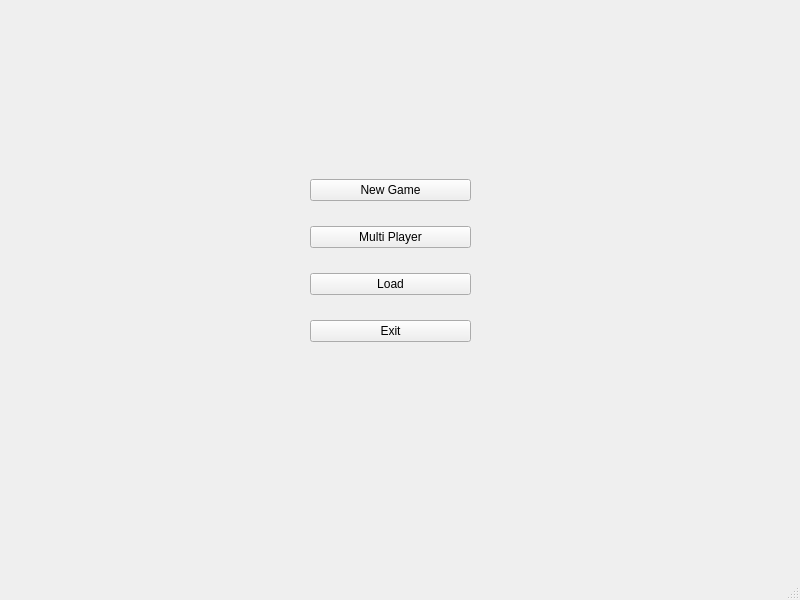
<?xml version="1.0" encoding="UTF-8"?>
<ui version="4.0">
 <class>MainWindow</class>
 <widget class="QMainWindow" name="MainWindow">
  <property name="geometry">
   <rect>
    <x>0</x>
    <y>0</y>
    <width>800</width>
    <height>600</height>
   </rect>
  </property>
  <property name="windowTitle">
   <string>MainWindow</string>
  </property>
  <widget class="QWidget" name="centralwidget">
   <widget class="QWidget" name="verticalLayoutWidget">
    <property name="geometry">
     <rect>
      <x>310</x>
      <y>160</y>
      <width>161</width>
      <height>201</height>
     </rect>
    </property>
    <layout class="QVBoxLayout" name="verticalLayout">
     <item>
      <widget class="QPushButton" name="NewGameButton">
       <property name="toolTip">
        <string>&lt;html&gt;&lt;head/&gt;&lt;body&gt;&lt;p&gt;Start new offline game with computer&lt;/p&gt;&lt;/body&gt;&lt;/html&gt;</string>
       </property>
       <property name="text">
        <string>New Game</string>
       </property>
       <property name="autoDefault">
        <bool>false</bool>
       </property>
      </widget>
     </item>
     <item>
      <widget class="QPushButton" name="MultiButton">
       <property name="text">
        <string>Multi Player</string>
       </property>
      </widget>
     </item>
     <item>
      <widget class="QPushButton" name="LoadButton">
       <property name="text">
        <string>Load</string>
       </property>
      </widget>
     </item>
     <item>
      <widget class="QPushButton" name="ExitButton">
       <property name="text">
        <string>Exit</string>
       </property>
      </widget>
     </item>
    </layout>
   </widget>
  </widget>
  <widget class="QMenuBar" name="menubar">
   <property name="geometry">
    <rect>
     <x>0</x>
     <y>0</y>
     <width>800</width>
     <height>21</height>
    </rect>
   </property>
  </widget>
  <widget class="QStatusBar" name="statusbar"/>
 </widget>
 <resources/>
 <connections/>
</ui>
